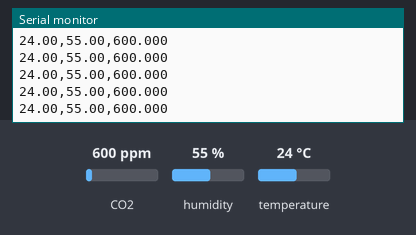
This sketch was run on a simulated Arduino Leonardo, built for the host (arithmetic inside an expression is 32-bit, double 64-bit). On the bench: the last lines printed to the serial monitor. The inputs (shaded band) are chosen by the test bench; at power-on: CO2 600 ppm, humidity 55 %, temperature 24 °C.

Above: at 1.2 s.
1.3 s: CO2 set to 452 ppm
At 1.32 s:
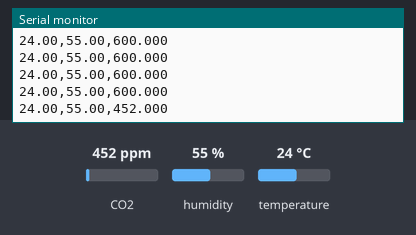
2.8 s: humidity set to 22 %
At 2.83 s:
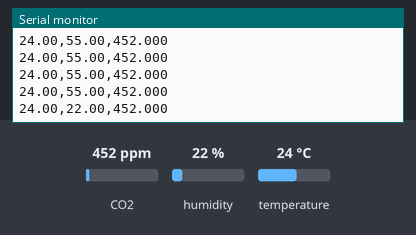
4.3 s: temperature set to 12 °C
At 4.35 s:
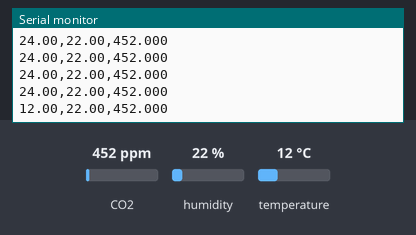

Measured:
- after the input at 1.3 s, the serial monitor: prints a new line at once (image 1)
- after the input at 2.8 s, the serial monitor: prints a new line at once (image 2)
- after the input at 4.3 s, the serial monitor: prints a new line at once (image 3)

The sketch:

arduino_uno_r4_firmware.ino
```cpp
// Basic demo for readings from Adafruit SCD30
#include <Adafruit_SCD30.h>
#include <Wire.h>

Adafruit_SCD30  scd30;


void setup(void) {
  Serial.begin(115200);
  while (!Serial) delay(10);     // will pause Zero, Leonardo, etc until serial console opens

  // Try to initialize!
  if (!scd30.begin(0x61, &Wire1, 0)) {
    Serial.println("Failed to find SCD30 sensor");
    while (1) { delay(10); }
  }
  Serial.println("Found SCD30 sensor");


  if (!scd30.setMeasurementInterval(60)){
    Serial.println("Failed to set measurement interval");
    while(1){ delay(10);}
  }
  Serial.print("Measurement interval set to ");
  Serial.print(scd30.getMeasurementInterval());
  Serial.println(" seconds");
}

void loop() {
  if (scd30.dataReady()){
    if (!scd30.read()){ Serial.println("Error reading sensor data"); return; }

    Serial.print(scd30.temperature);
    Serial.print(",");
    Serial.print(scd30.relative_humidity);
    Serial.print(",");
    Serial.println(scd30.CO2, 3);
  }

  delay(100);
}
```
